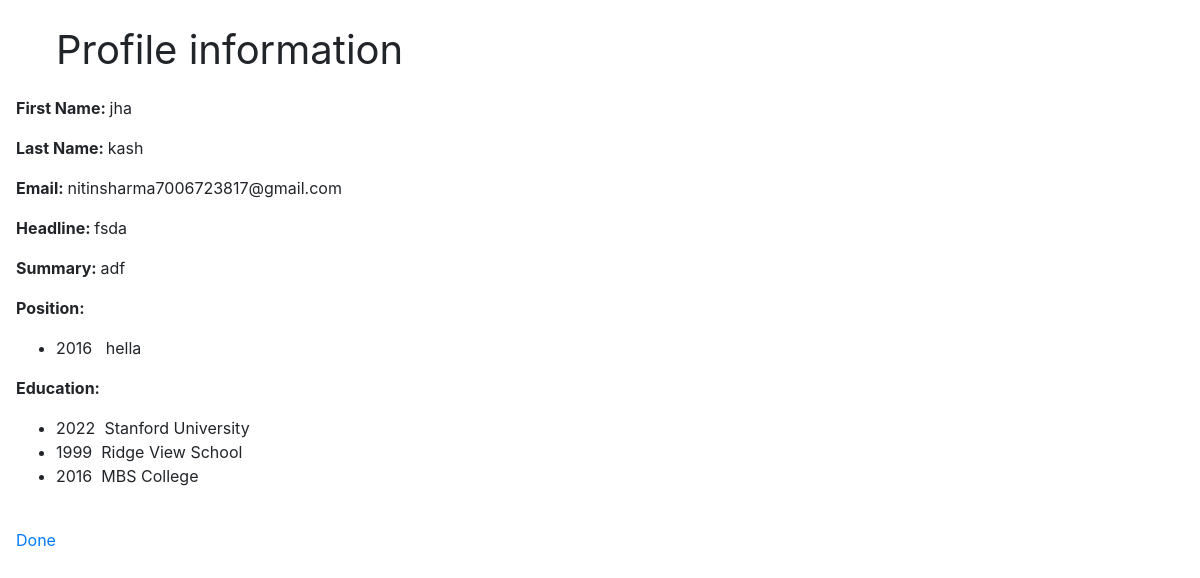
/view.php?id=100, run on the app's committed database.
### tables this page shows
CREATE TABLE `profile` (
  `profile_id` int(10) UNSIGNED NOT NULL,
  `user_id` int(10) UNSIGNED NOT NULL,
  `first_name` varchar(128) DEFAULT NULL,
  `last_name` varchar(128) DEFAULT NULL,
  `headline` varchar(128) DEFAULT NULL,
  `email` varchar(128) DEFAULT NULL,
  `summary` text DEFAULT NULL
);

CREATE TABLE `position` (
  `position_id` int(10) UNSIGNED NOT NULL,
  `rank` int(11) DEFAULT NULL,
  `year` int(11) DEFAULT NULL,
  `description` text DEFAULT NULL,
  `profile_id` int(10) UNSIGNED NOT NULL
);

### view.php (the view, shortened to what this page needs)
<!DOCTYPE html>
<html lang="en">
<head>
    <link rel = "stylesheet" href = "css/bootstrap.css">
    <link rel = "stylesheet" href = "css/style.css">
</head>
<body>
<div class = "mx-3">
<?php
require_once ('server.php');
?>
<p style = "font-size:40px; margin-left:40px; margin-top:20px;">Profile information</p>
<?php
$q = 'SELECT * FROM profile WHERE profile_id = :pid';
$s = $pdo->prepare($q);
$s->execute(array(':pid'=>$_GET['id']));
$r = $s->fetch(PDO::FETCH_ASSOC);
echo '<p"><b>First Name: </b>';
echo $r['first_name'];
echo '<p"><b>Last Name: </b>';
echo $r['last_name'];
echo '<p><b>Email: </b>';
echo $r['email'];
echo "</p>";
echo '<p><b>Headline: </b>';
echo $r['headline'];
echo "</p>";
echo '<p><b>Summary: </b>';
echo $r['summary'];
echo "</p>";
$p = 'SELECT * FROM position WHERE profile_id = :id';
$s = $pdo->prepare($p);
$s->execute(array(':id'=>$_GET['id']));
echo '<p><b>Position: </b>';
echo "</p>";
echo '<ul>';
while($ow = $s->fetch(PDO::FETCH_ASSOC))
{
    echo '<li>';
    echo $ow['year'];
    echo $ow['description'];
    echo "</li>";
}
echo "</ul>";
$query = 'SELECT year, name FROM education JOIN institution ON institution.institution_id = education.institution_id WHERE profile_id = :pid';
$stmt = $pdo->prepare($query);
$stmt->execute(array(':pid'=>$_GET['id']));
echo '<p><b>Education: </b>';
echo '<ul>';
while ($row = $stmt->fetch(PDO::FETCH_ASSOC))
{
    echo '<li>';
    echo $row['year'];
    echo $row['name'];
    echo "</li>";
}
echo "</ul>";
?>
<br>
<a href = "index.php">Done</a>
</body>
</html>

### view.php (style rules this page uses)
body { margin:80px; }

### data on the page
profile: first_name "jha", last_name "kash", email "nitinsharma7006723817@gmail.com", headline "fsda", summary "adf"
position: year "2016", description "hella"

### other printed values
$row['year'] "2022"
$row['name'] "Stanford University"
$row['year'] "1999"
$row['name'] "Ridge View School"
$row['year'] "2016"
$row['name'] "MBS College"
